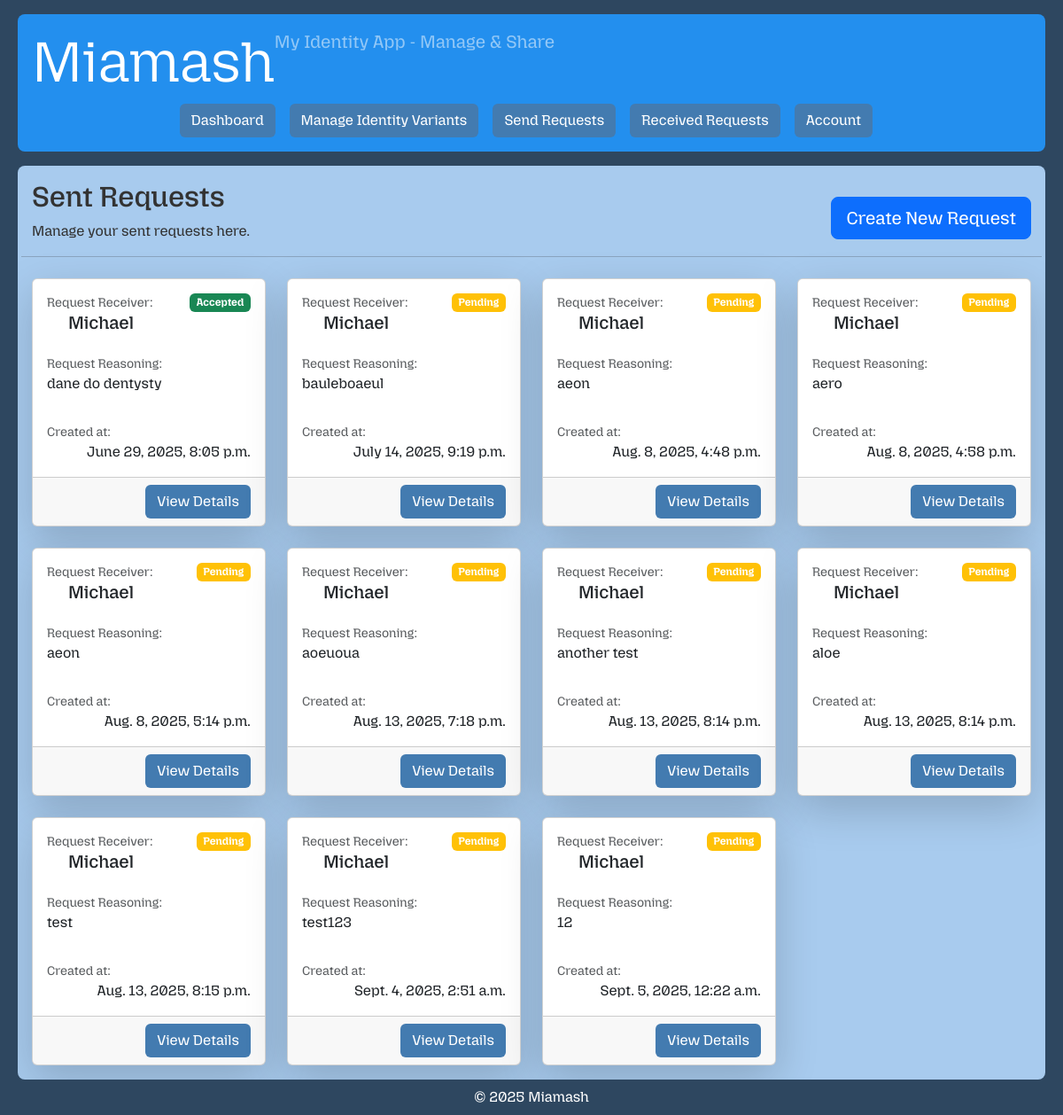
The app's page /request/send/ (signed in) with its own data.
### core/models.py (models this page shows, shortened)
class Request(models.Model):
    sender = models.ForeignKey(User, on_delete=models.CASCADE, related_name='requests_sent')
    receiver = models.ForeignKey(User, on_delete=models.CASCADE, related_name='requests_received')
    request_reasoning = models.TextField(blank=True)
    created_at = models.DateTimeField(auto_now_add=True)
    class Status(models.TextChoices):
        PENDING = 'pending', 'Pending'
        ACCEPTED = 'accepted', 'Accepted'
        DENIED = 'denied', 'Denied'
    status = models.CharField(max_length=10, choices=Status.choices, default=Status.PENDING)

### web/views.py (the view)
# urls.py: path('request/send/', RequestSendListView.as_view(), name='request-send-list'),
class RequestSendListView(RequestSenderPermissionMixin, ListView):
    template_name = 'private/request_send_list.html'
    context_object_name = 'send_requests'

### web/permissions.py (called while the page is built)
    def get_queryset(self):
        return self.model.objects.filter(sender=self.request.user)

### web/templates/private/request_send_list.html (shortened to what this page needs)
{% extends "private/base.html" %}
{% block content %}
    <div class="row align-items-center mb-2">
        <div class="col">
            <h2>Sent Requests</h2>
            <p>Manage your sent requests here.</p>
        </div>
        <div class="col-auto">
            <a class="btn btn-primary btn-lg" href="{% url 'request-send-create' %}">Create New Request</a>
        </div>
        <hr>
    </div>
    {% if send_requests %}
        <div class="row row-cols-1 row-cols-sm-1 row-cols-md-2 row-cols-lg-3 row-cols-xl-4 row-cols-xxl-5  g-4">
            {% for request in send_requests %}
                <div class="col">
                    <div class="card h-100 mb-3 shadow-lg">
                        <div class="card-body d-flex flex-column">
                            <div class="d-flex justify-content-between">
                                <div>
                                    <p class="text-muted mb-0 small">Request Receiver:</p>
                                </div>
                                {% if request.status == "pending" %}
                                    <span class="badge bg-warning">Pending</span>
                                {% endif %}
                                {% if request.status == "accepted" %}
                                    <span class="badge bg-success">Accepted</span>
                                {% endif %}
                            </div>
                            <h5 class="card-text ps-4 ">{{ request.receiver }}</h5>
                            <p class="text-muted mb-0 mt-3 small">Request Reasoning:</p>
                            <p class="card-text">{{ request.request_reasoning }}</p>
                            <div class="flex-grow-1"></div>
                            <p class="text-muted mb-0 small">Created at:</p>
                            <p class="card-text text-end">{{ request.created_at }}</p>
                        </div>
                        <div class="card-footer text-end">
                            <a class="btn btn-blue" href="{% url 'request-send-detail' request.id %}">View Details</a>
                        </div>
                    </div>
                </div>
            {% endfor %}
        </div>
    {% else %}
        <p>No sent requests at the moment... Make one now!</p>
    {% endif %}
{% endblock %}

### web/static/css/private/base.css (style rules this page uses)
body { font-family: 'MozillaHeadline', Arial, sans-serif; color: #333; background-color: rgb(46, 71, 96); height: 100vh; display: flex; flex-direction: column; }
.btn-blue { background-color: #437bb0; color: white; }

### records on screen
Request: status "Accepted", receiver "Michael", request_reasoning "dane do dentysty", created_at "June 29, 2025, 8:05 p.m."
Request: status "Pending", receiver "Michael", request_reasoning "bauleboaeul", created_at "July 14, 2025, 9:19 p.m."
Request: status "Pending", receiver "Michael", request_reasoning "aeon", created_at "Aug. 8, 2025, 4:48 p.m."
Request: status "Pending", receiver "Michael", request_reasoning "aero", created_at "Aug. 8, 2025, 4:58 p.m."
Request: status "Pending", receiver "Michael", request_reasoning "aeon", created_at "Aug. 8, 2025, 5:14 p.m."
Request: status "Pending", receiver "Michael", request_reasoning "aoeuoua", created_at "Aug. 13, 2025, 7:18 p.m."
Request: status "Pending", receiver "Michael", request_reasoning "another test", created_at "Aug. 13, 2025, 8:14 p.m."
Request: status "Pending", receiver "Michael", request_reasoning "aloe", created_at "Aug. 13, 2025, 8:14 p.m."
Request: status "Pending", receiver "Michael", request_reasoning "test", created_at "Aug. 13, 2025, 8:15 p.m."
Request: status "Pending", receiver "Michael", request_reasoning "test123", created_at "Sept. 4, 2025, 2:51 a.m."
Request: status "Pending", receiver "Michael", request_reasoning "12", created_at "Sept. 5, 2025, 12:22 a.m."
